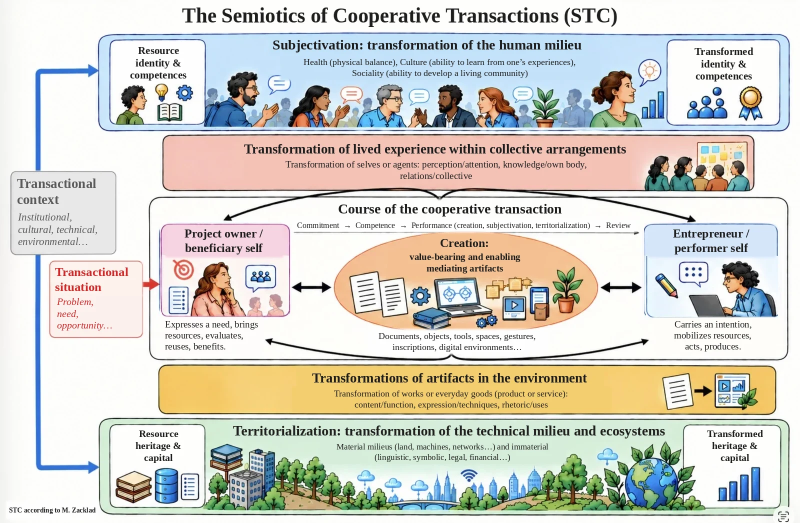
#> input picture schemas/en/slide12.webp, 1600 x 1046 px (shown at 1/2 size)
$ python permuter_selfs.py slide12.webp slide14.webp
#> lines starting #> are read from the running program, lines starting #| are printed output that depends on the picture
### schemas/en/traduire_illustrations.py
#!/usr/bin/env python3
"""English versions of the four STC illustrations: French text is covered and replaced in place.
Usage: traduire_illustrations.py SRC_DIR OUT_DIR   (reads slideNN.webp, writes slideNN.webp)"""
import sys, os
from statistics import median
from PIL import Image, ImageDraw, ImageFont

F = {
 "serif": "/usr/share/fonts/truetype/liberation/LiberationSerif-Regular.ttf",
 "serifb": "/usr/share/fonts/truetype/liberation/LiberationSerif-Bold.ttf",
 "serifi": "/usr/share/fonts/truetype/liberation/LiberationSerif-Italic.ttf",
 "sans": "/usr/share/fonts/opentype/inter/Inter-Regular.otf",
 "sansm": "/usr/share/fonts/opentype/inter/Inter-Medium.otf",
 "sansb": "/usr/share/fonts/opentype/inter/Inter-SemiBold.otf",
}
BOLD = {"serif": "serifb", "serifi": "serifb", "sans": "sansb", "sansm": "sansb", "serifb": "serifb", "sansb": "sansb"}
INK = (29, 29, 29)

def fond(im, box, pad=3):
    """Dominant colour inside the box (text pixels are a minority)."""
    from collections import Counter
    x0, y0, x1, y1 = box; px = im.load(); c = Counter()
    for x in range(x0 + 2, x1 - 2, 2):
        for y in range(y0 + 2, y1 - 2, 2):
            r, g, b = px[x, y][:3]; c[(r // 6, g // 6, b // 6)] += 1
    k = c.most_common(1)[0][0]
    pts = [px[x, y][:3] for x in range(x0 + 2, x1 - 2, 2) for y in range(y0 + 2, y1 - 2, 2)
           if tuple(v // 6 for v in px[x, y][:3]) == k]
    return tuple(int(median(p[i] for p in pts)) for i in range(3))

def segments(ligne):
    out, b = [], False
    for i, part in enumerate(ligne.split("*")):
        if part: out.append((part, b))
        b = not b
    return out

def rendre_ligne(ligne, police, taille, couleur):
    segs = segments(ligne)
    fonts = [ImageFont.truetype(F[BOLD[police]] if b else F[police], taille) for _, b in segs]
    larg = sum(int(f.getlength(s)) + 1 for (s, _), f in zip(segs, fonts))
    asc, desc = fonts[0].getmetrics()
    calque = Image.new("RGBA", (max(1, larg), asc + desc), (0, 0, 0, 0)); d = ImageDraw.Draw(calque); x = 0
    for (s, _), f in zip(segs, fonts):
        d.text((x, 0), s, font=f, fill=couleur); x += f.getlength(s)
    return calque

PLUME = 2
def bloc(im, box, lignes, police="serif", taille=20, couleur=INK, align="c", lh=1.18, bg=None, valign="c", zone=None):
    from PIL import ImageFilter
    masque = Image.new("L", im.size, 0); dm = ImageDraw.Draw(masque); p = PLUME
    if zone:
        cx, cy, rx, ry, yh = zone
        dm.ellipse((cx - rx, cy - ry, cx + rx, cy + ry), fill=255); dm.rectangle((0, 0, im.size[0], yh), fill=0)
    else:
        dm.rectangle((box[0] - p, box[1] - p, box[2] + p, box[3] + p), fill=255)
    if PLUME: masque = masque.filter(ImageFilter.GaussianBlur(PLUME))
    im.paste(Image.new("RGBA", im.size, (bg or fond(im, box)) + (255,)), (0, 0), masque)
    x0, y0, x1, y1 = box[0] + 4, box[1] + 2, box[2] - 4, box[3] - 2; w, h = x1 - x0, y1 - y0
    if isinstance(lignes, str): lignes = [lignes]
    s = min(taille, int(h / (len(lignes) * lh)) + 1)
    while True:
        cals = [rendre_ligne(l, police, s, couleur) for l in lignes]
        echelle = min(1, min(w / c.width for c in cals))
        if echelle >= 0.86 or s <= 9: break
        s -= 1
    cals = [c.resize((max(1, int(c.width * min(1, w / c.width))), c.height), Image.LANCZOS) for c in cals]
    pas = s * lh; total = pas * (len(cals) - 1) + cals[0].height
    y = y0 + ((h - total) / 2 if valign == "c" else 0)
    for c in cals:
        x = x0 + ((w - c.width) / 2 if align == "c" else 0)
        im.alpha_composite(c, (int(x), int(y))); y += pas

T = {}
# ---------------- slide12 : overview of the STC
T["slide12"] = [
 ((360, 4, 1240, 58), ["*The Semiotics of Cooperative Transactions (STC)*"], "serif", 44),
 ((233, 88, 402, 164), ["*Resource*", "*identity &*", "*competences*"], "serif", 23),
 ((540, 72, 1170, 108), ["*Subjectivation: transformation of the human milieu*"], "serif", 30),
 ((562, 112, 1198, 158), ["Health (physical balance), Culture (ability to learn from one’s experiences),", "Sociality (ability to develop a living community)"], "serif", 18),
 ((1348, 90, 1548, 166), ["*Transformed*", "*identity &*", "*competences*"], "serif", 23),
 ((480, 280, 1262, 315), ["*Transformation of lived experience within collective arrangements*"], "serif", 28),
 ((488, 316, 1258, 366), ["Transformation of selves or agents: perception/attention, knowledge/own body,", "relations/collective"], "serif", 19),
 ((30, 350, 226, 416), ["*Transactional*", "*context*"], "serif", 28, (90, 90, 90), "l"),
 ((32, 420, 226, 498), ["Institutional,", "cultural, technical,", "environmental…"], "serifi", 21, (90, 90, 90), "l"),
 ((106, 528, 282, 590), ["*Transactional*", "*situation*"], "serif", 26, (210, 40, 40), "l"),
 ((110, 591, 282, 664), ["Problem,", "need,", "opportunity…"], "serifi", 21, (210, 40, 40), "l"),
 ((640, 400, 1160, 437), ["*Course of the cooperative transaction*"], "serif", 29),
 ((585, 439, 1272, 462), ["Commitment  →  Competence  →  Performance (creation, subjectivation, territorialization)  →  Review"], "serif", 16),
 ((333, 452, 563, 512), ["*Project owner /*", "*beneficiary self*"], "serif", 26),
 ((845, 470, 1015, 502), ["*Creation:*"], "serif", 28),
 ((775, 502, 1085, 550), ["*value-bearing and enabling*", "*mediating artifacts*"], "serif", 21),
 ((1298, 452, 1548, 512), ["*Entrepreneur /*", "*performer self*"], "serif", 26),
 ((326, 637, 522, 706), ["Expresses a need, brings", "resources, evaluates,", "reuses, benefits."], "serif", 19, INK, "l"),
 ((735, 660, 1095, 706), ["Documents, objects, tools, spaces, gestures,", "inscriptions, digital environments…"], "serif", 19),
 ((1308, 637, 1545, 706), ["Carries an intention,", "mobilizes resources,", "acts, produces."], "serif", 19),
 ((595, 738, 1205, 773), ["*Transformations of artifacts in the environment*"], "serif", 30),
 ((585, 775, 1220, 821), ["Transformation of works or everyday goods (product or service):", "content/function, expression/techniques, rhetoric/uses"], "serif", 19),
 ((233, 856, 402, 928), ["*Resource*", "*heritage &*", "*capital*"], "serif", 23),
 ((462, 843, 1335, 881), ["*Territorialization: transformation of the technical milieu and ecosystems*"], "serif", 30),
 ((640, 882, 1130, 926), ["Material milieus (land, machines, networks…) and immaterial", "(linguistic, symbolic, legal, financial…)"], "serif", 18),
 ((1393, 856, 1548, 928), ["*Transformed*", "*heritage &*", "*capital*"], "serif", 23),
 ((14, 1004, 196, 1036), ["*STC according to M. Zacklad*"], "serif", 21, INK, "l"),
]
# ---------------- slide14 : three forms of conversation
def self_box(box, extra): return (box, ["*Self*"] + extra, "sansm", 20)
T["slide14"] = [
 ((26, 20, 422, 59), ["1. Ordinary conversation"], "sansm", 30, INK, "l"),
 ((28, 60, 422, 87), ["low transactional intensity"], "sans", 21, INK, "l"),
 ((28, 108, 348, 248), ["Situated exchanges that", "enable the coordination", "of everyday activities", "and the reproduction", "of existing practices."], "serif", 22, INK, "l"),
 ((683, 12, 1207, 71), ["*Environment / milieu*", "(relatively stable material and social context)"], "sansm", 21),
 ((798, 101, 1052, 175), ["*Mediating artifacts*", "(money, packaging, receipt,", "counter, basket, etc.)"], "sansm", 18),
 self_box((448, 230, 714, 294), ["(Project owner / Beneficiary)"]),
 ((793, 226, 1057, 294), ["*Work*", "(exchanged object: product, service)"], "sansm", 20),
 self_box((1163, 230, 1437, 294), ["(Entrepreneur / Performer)"]),
 ((26, 344, 412, 381), ["2. Ritual conversation"], "sansm", 30, INK, "l"),
 ((28, 382, 412, 409), ["moderate transactional intensity"], "sans", 21, INK, "l"),
 ((28, 430, 348, 598), ["More formalized exchanges,", "structured by rules, roles", "and shared dispositifs,", "which enable the", "maintenance and", "reinforcement of a", "common framework."], "serif", 22, INK, "l"),
 ((660, 336, 1207, 397), ["*Environment / milieu*", "(shared framework: rules, material dispositif, play space)"], "sansm", 21),
 ((773, 426, 1074, 505), ["*Mediating artifacts*", "(rules, board, cards, pawns,", "timer, etc.)"], "sansm", 18),
 self_box((423, 560, 697, 642), ["(Project owner / Beneficiary", "*- player*)"]),
 ((778, 572, 1072, 632), ["*Work*", "(game session, shared experience)"], "sansm", 20),
 self_box((1176, 566, 1457, 644), ["(Entrepreneur / Performer", "*- player*)"]),
 ((26, 690, 372, 726), ["3. Inventive conversation"], "sansm", 30, INK, "l"),
 ((28, 727, 372, 781), ["high transactional intensity", "reinvention"], "sans", 21, INK, "l"),
 ((28, 798, 348, 1018), ["Exchanges oriented toward", "transformation, in which", "agents, artifacts and milieu", "interact dynamically: they", "transform one another to", "produce new practices,", "new artifacts and a", "renewed milieu."], "serif", 22, INK, "l"),
 ((670, 681, 1247, 742), ["*Environment / milieu*", "(evolving context: resources, places, constraints, audiences, uses)"], "sansm", 21),
 ((803, 795, 1067, 874), ["*Mediating artifacts*", "(creation tools, sketches, mock-ups,", "software, images, data, etc.)"], "sansm", 18),
 self_box((403, 935, 697, 1014), ["(Project owner / Beneficiary", "*- initiator, user, audience*)"]),
 ((788, 933, 1059, 1010), ["*Work*", "(new object, image, prototype,", "solution, idea)"], "sansm", 19),
 self_box((1183, 935, 1462, 1014), ["(Entrepreneur / Performer", "*- designer, creator*)"]),
]
# ---------------- slide17 : transactional semioses
T["slide17"] = [
 ((503, 16, 1097, 69), ["*Performative semiosis*"], "serif", 40),
 ((528, 69, 1082, 121), ["*(creation, subjectivation,*", "*territorialization)*"], "serif", 26),
 ((828, 148, 1092, 282), ["Production of meaning,", "creation of new meanings,", "constitution of subjects", "and of territories", "of action."], "serif", 21, INK, "l"),
 ((92, 116, 403, 181), ["Inspired by the pragmatism", "of *Mead* (1934)"], "serif", 24),
 ((108, 184, 397, 214), ["Interactionist semiotics"], "serif", 20),
 ((1202, 116, 1513, 212), ["Inspired by the narrative", "semiotics of *Greimas*", "(Greimas & Courtés, 1993)"], "serif", 24),
 ((18, 313, 542, 422), ["*Praxeological semiosis*", "*(conversation, cooperation,*", "*coordination, organization)*"], "serif", 34),
 ((283, 448, 542, 587), ["Meaning arising from practices,", "interactions and collective", "activities: cooperation,", "coordination, organization", "of situations."], "serif", 20, INK, "l"),
 ((1058, 313, 1587, 424), ["*Narrative semiosis*", "*(commitment, competence,*", "*performance, review)*"], "serif", 34),
 ((1353, 453, 1582, 592), ["Emplotment of actions", "and experiences: roles,", "trials, competences,", "commitments and reviews."], "serif", 20, INK, "l"),
 ((684, 447, 916, 570), ["*Transactional*", "*semioses*", "(facets of the meaning", "of transactions)"], "serif", 27, INK, "c", (800, 487, 176, 106, 446)),
 ((899, 305, 1044, 392), ["Closely", "interdependent", "modes of", "interpretation"], "serif", 17, INK, "l"),
 ((503, 670, 1100, 757), ["*Cognitive semiosis*", "*(sensible, practical, conceptual)*"], "serif", 36),
 ((810, 783, 1097, 942), ["Construction of categories,", "organization of knowledge,", "production and interpretation", "of representations, relying", "on artifacts (especially", "symbolic ones)."], "serif", 20, INK, "l"),
 ((62, 773, 384, 874), ["Inspired by the pragmatism", "of *Peirce* (1931),", "enriched by *Morris*"], "serif", 25),
 ((118, 879, 332, 910), ["Triadic semiotics"], "serif", 20),
 ((1203, 646, 1580, 714), ["*Semiotics of information*", "*and data*"], "serif", 22),
 ((1333, 733, 1582, 842), ["Relies more particularly", "on *cognitive semiosis*:", "categorization and", "organization of knowledge."], "serif", 18, INK, "l"),
 ((1333, 863, 1584, 970), ["Situated and distributed", "cognition, largely", "embedded in artifacts,", "especially symbolic ones."], "serif", 18, INK, "l"),
 ((16, 1006, 640, 1048), ["*Transactional semioses according to M. Zacklad*"], "serif", 29, INK, "l"),
]
# ---------------- slide20 : the three dimensions
T["slide20"] = [
 ((360, 4, 1275, 51), ["*The three dimensions of cooperative transactions*"], "serif", 42),
 ((680, 50, 925, 80), ["(according to M. Zacklad)"], "serif", 24),
 ((30, 94, 370, 128), ["*Before: distinguished elements*"], "serif", 26),
 ((92, 139, 474, 173), ["*Individual or collective agents*"], "serif", 27),
 ((150, 173, 395, 203), ["(I / self / me, we)"], "serif", 22),
 ((338, 230, 523, 335), ["Persons, groups,", "organizations", "involved in", "transactions."], "serif", 20, INK, "l"),
 ((605, 139, 1000, 173), ["*Resource mediating artifacts*"], "serif", 27),
 ((630, 173, 975, 199), ["Artifacts available for action"], "serif", 21),
 ((866, 230, 1050, 332), ["Documents, tools,", "instruments, media,", "digital spaces,", "etc."], "serif", 20, INK, "l"),
 ((1140, 139, 1515, 173), ["*Environment artifacts*"], "serif", 27),
 ((1140, 173, 1515, 199), ["Physical, social and symbolic milieu"], "serif", 21),
 ((1423, 238, 1582, 342), ["Spaces, places,", "infrastructures,", "rules, documents,", "organizations, etc."], "serif", 19, INK, "l"),
 ((730, 448, 872, 487), ["*Creation*"], "serif", 31),
 ((1225, 448, 1480, 487), ["*Territorialization*"], "serif", 31),
 ((30, 512, 442, 546), ["*After: an integrated transaction*"], "serif", 26),
 ((718, 536, 882, 572), ["*Work*"], "serif", 29),
 ((655, 572, 945, 603), ["*(value-bearing artifact)*"], "serif", 23),
 ((42, 669, 282, 698), ["*(individual and collective)*"], "serif", 20),
 ((44, 708, 262, 787), ["Identities, competences,", "roles, commitment,", "collectives."], "serif", 20),
 ((1316, 623, 1536, 659), ["*Constituent milieu*"], "serif", 27),
 ((1282, 661, 1584, 792), ["Set of material and symbolic", "artifacts (places, instruments,", "documents, dispositifs,", "digital spaces,", "rules, etc.)."], "serif", 20),
 ((600, 848, 1000, 908), ["Documents, services, dispositifs, solutions,", "knowledge, etc."], "serif", 20),
 ((720, 960, 878, 1004), ["*Creation*"], "serif", 34),
 ((1198, 960, 1475, 1004), ["*Territorialization*"], "serif", 34),
]

# [14 lines left out: function principal, not called in this run]

# [2 lines that do not run on import are left out]

### schemas/en/permuter_selfs.py
#!/usr/bin/env python3
"""Slide 12: puts the project owner / beneficiary self on the left and the entrepreneur / performer self
on the right (boxes swapped with their drawings, descriptions rewritten).
Usage: permuter_selfs.py ORIGINAL.webp OUT.webp"""
import sys
from PIL import Image, ImageDraw
from traduire_illustrations import bloc, INK

src, out = sys.argv[1], sys.argv[2]
im = Image.open(src).convert("RGBA")
G = (320, 446, 582, 637)      # left box (entrepreneur in the original)
D = (1288, 446, 1560, 640)    # right box (project owner in the original)
g, d = im.crop(G), im.crop(D)
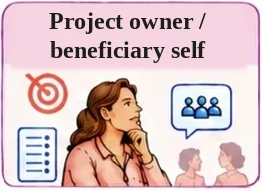
#> g: PIL image 262x191 RGBA; mean R, G, B, A 218.6, 193.6, 196.2, 255
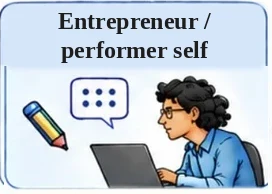
#> d: PIL image 272x194 RGBA; mean R, G, B, A 189.1, 199.4, 209.5, 255
im.paste(d.resize((G[2] - G[0], G[3] - G[1]), Image.LANCZOS), G[:2])
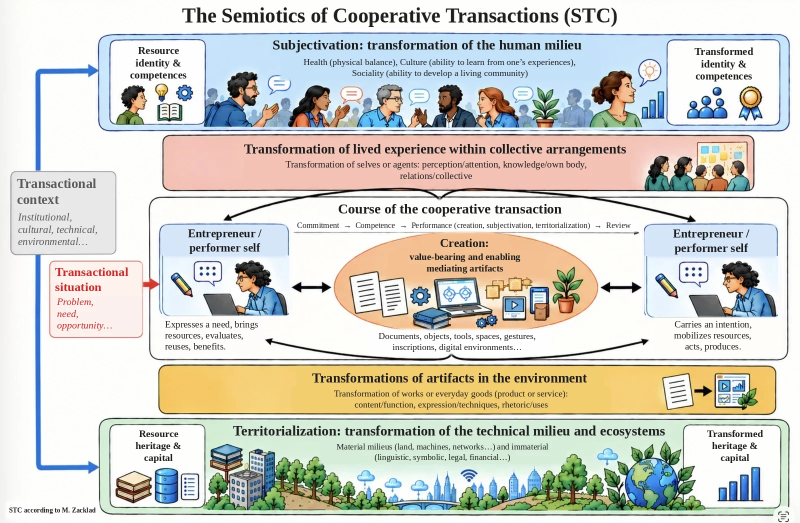
#> im: PIL image 1600x1046 RGBA (shown at 1/2 size); mean R, G, B, A 209.8, 209.3, 201.1, 255
im.paste(g.resize((D[2] - D[0], D[3] - D[1]), Image.LANCZOS), D[:2])
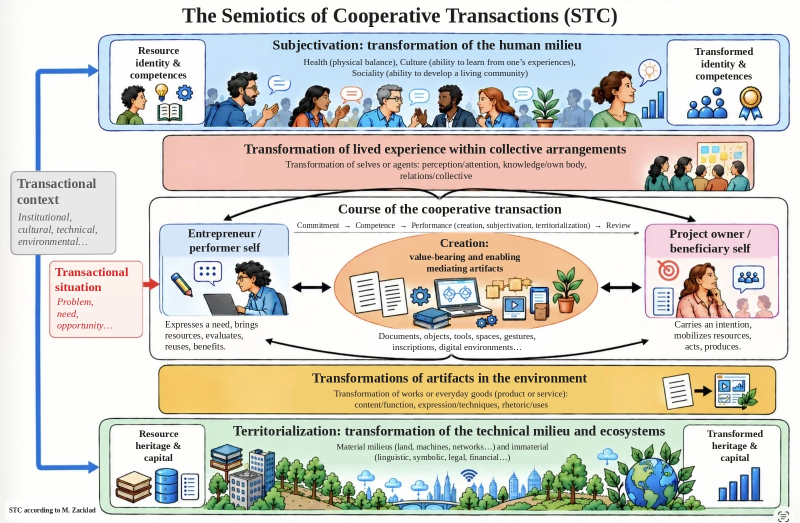
#> im: PIL image 1600x1046 RGBA (shown at 1/2 size); mean R, G, B, A 210.8, 209.2, 200.7, 255
# mirror the drawings (below the titles) so that the two selves face each other
for x0, y0, x1, y1 in (G, D):
    zone = (x0 + 4, 512, x1 - 4, y1 - 4)
    im.paste(im.crop(zone).transpose(Image.FLIP_LEFT_RIGHT), zone[:2])
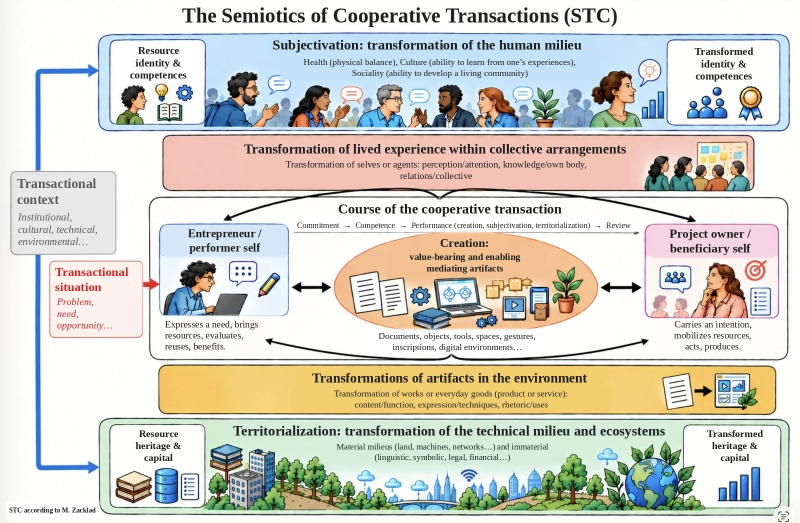
#> im: PIL image 1600x1046 RGBA (shown at 1/2 size); mean R, G, B, A 210.8, 209.2, 200.7, 255
bloc(im, (326, 637, 522, 706), ["Exprime un besoin, apporte", "des ressources, évalue,", "réutilise, bénéficie."], "serif", 19, INK, "l")
#> in bloc, `masque = Image.new('L', im.size, 0)`: masque: PIL image 1600x1046 L; every value is 0
#> in bloc, `if PLUME: masque = masque.filter(ImageFilter.GaussianBlur(PLUME))`:
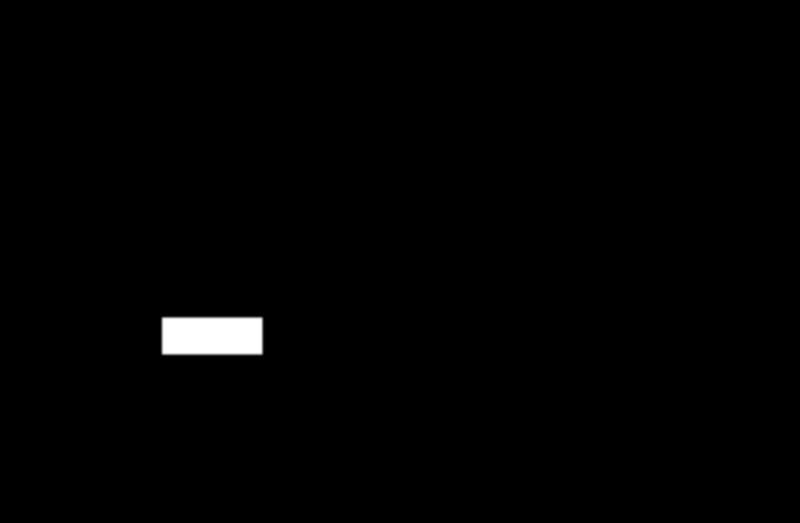
#> masque: PIL image 1600x1046 L (shown at 1/2 size); min 0, max 255, mean 2.3
#> after the loop in fond, `for x in range(x0 + 2, x1 - 2, 2):`: c = 112 items
#> in fond, `k = c.most_common(1)[0][0]`: k = (42, 42, 41)
#> in fond, `pts = [px[x, y][:3] for x in range(x0 + 2, x1 - 2, 2) for y in range(y..`: pts = 1256 items, first 6: (254, 252, 251), (254, 252, 251), (254, 252, 251), (254, 252, 251), (254, 252, 251), (254, 252, 251)
#> the loop in bloc, `while True:` made 1 pass
#> echelle on pass 1: 0.891
#> after the loop in bloc, `while True:`: s = 19
#> in bloc, `pas = s * lh`: pas = 22.42
#> in bloc, `total = pas * (len(cals) - 1) + cals[0].height`: total = 66.84
#> in bloc, `y = y0 + ((h - total) / 2 if valign == "c" else 0)`: y = 638.1
#> the loop in bloc, `for c in cals:` made 3 passes
#> y on passes 1 to 3: 660.5, 682.9, 705.3
#> after the loop in bloc, `for c in cals:`: y = 705.3
bloc(im, (1308, 637, 1545, 706), ["Porte une intention,", "mobilise des ressources,", "agit, produit."], "serif", 19)
#> call 2 of bloc, with box = (1308, 637, 1545, 706), police = 'serif', taille = 19, couleur = (29, 29, 29), align = 'c', lh = 1.18, valign = 'c'
#> in bloc (call 2), `if PLUME: masque = masque.filter(ImageFilter.GaussianBlur(PLUME))`:
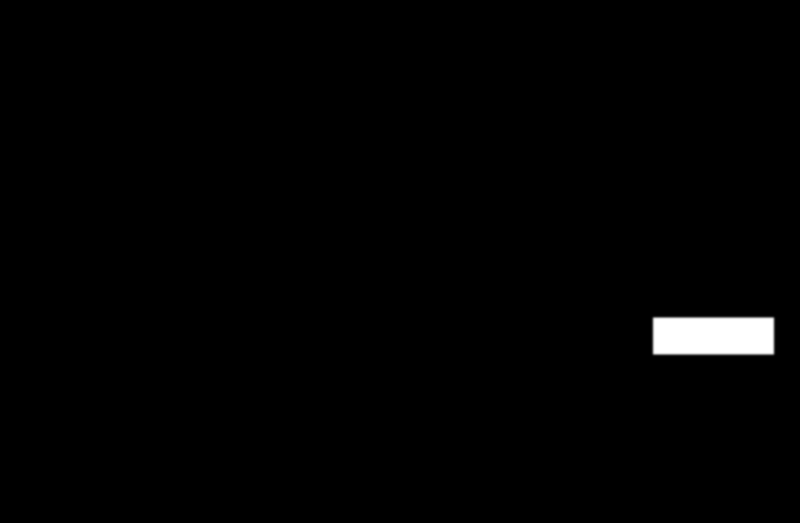
#> masque: PIL image 1600x1046 L (shown at 1/2 size); min 0, max 255, mean 2.7
#> the loop in bloc (call 2), `while True:` made 1 pass
#> echelle on pass 1: 1
#> after the loop in bloc (call 2), `while True:`: s = 19
#> in bloc (call 2), `y = y0 + ((h - total) / 2 if valign == "c" else 0)`: y = 638.1
#> the loop in bloc (call 2), `for c in cals:` made 3 passes
#> (x, y) on passes 1 to 3: (1351.5, 660.5), (1334, 682.9), (1377.5, 705.3)
#> after the loop in bloc (call 2), `for c in cals:`: y = 705.3
im.convert("RGB").save(out, quality=90)
